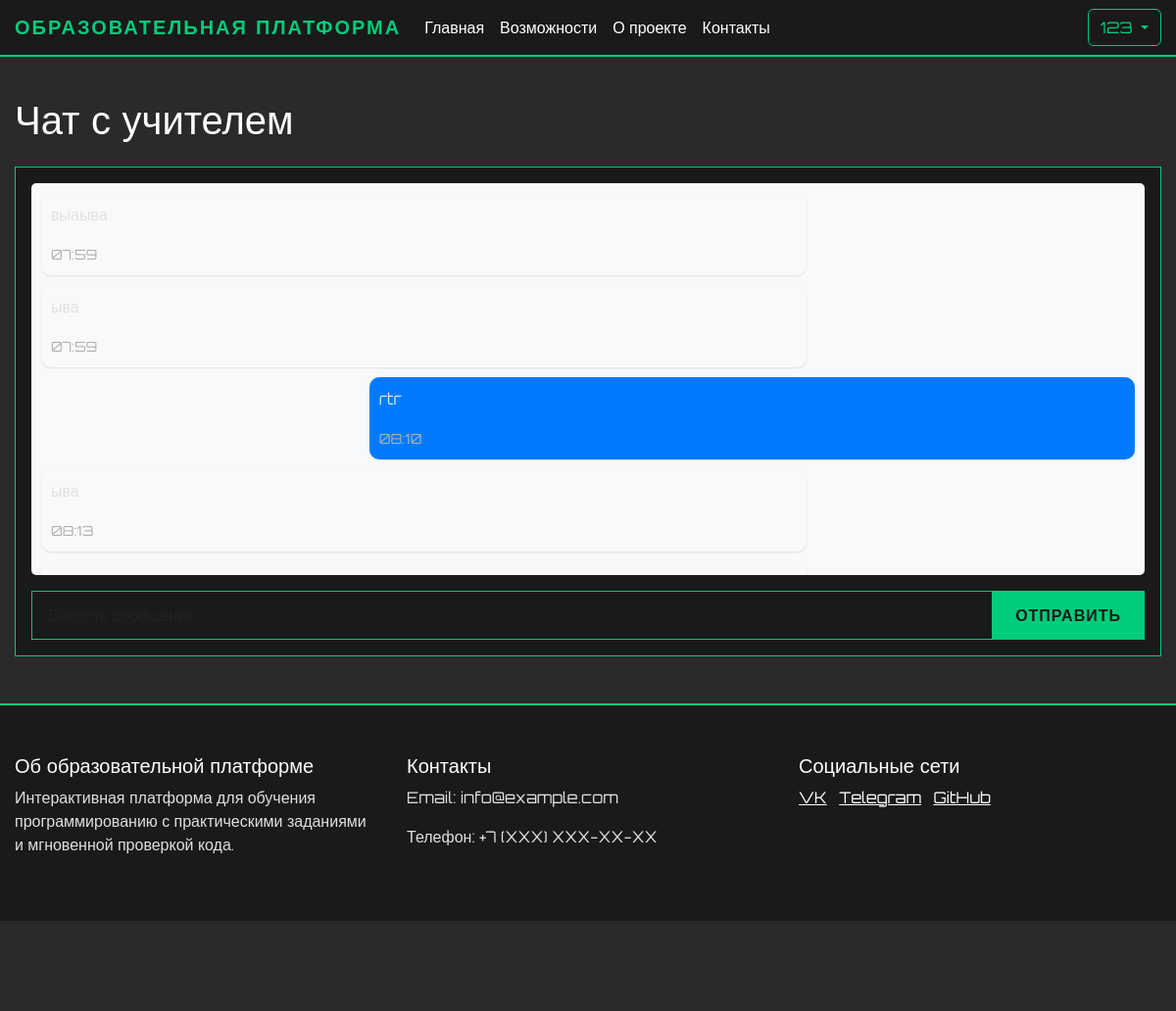
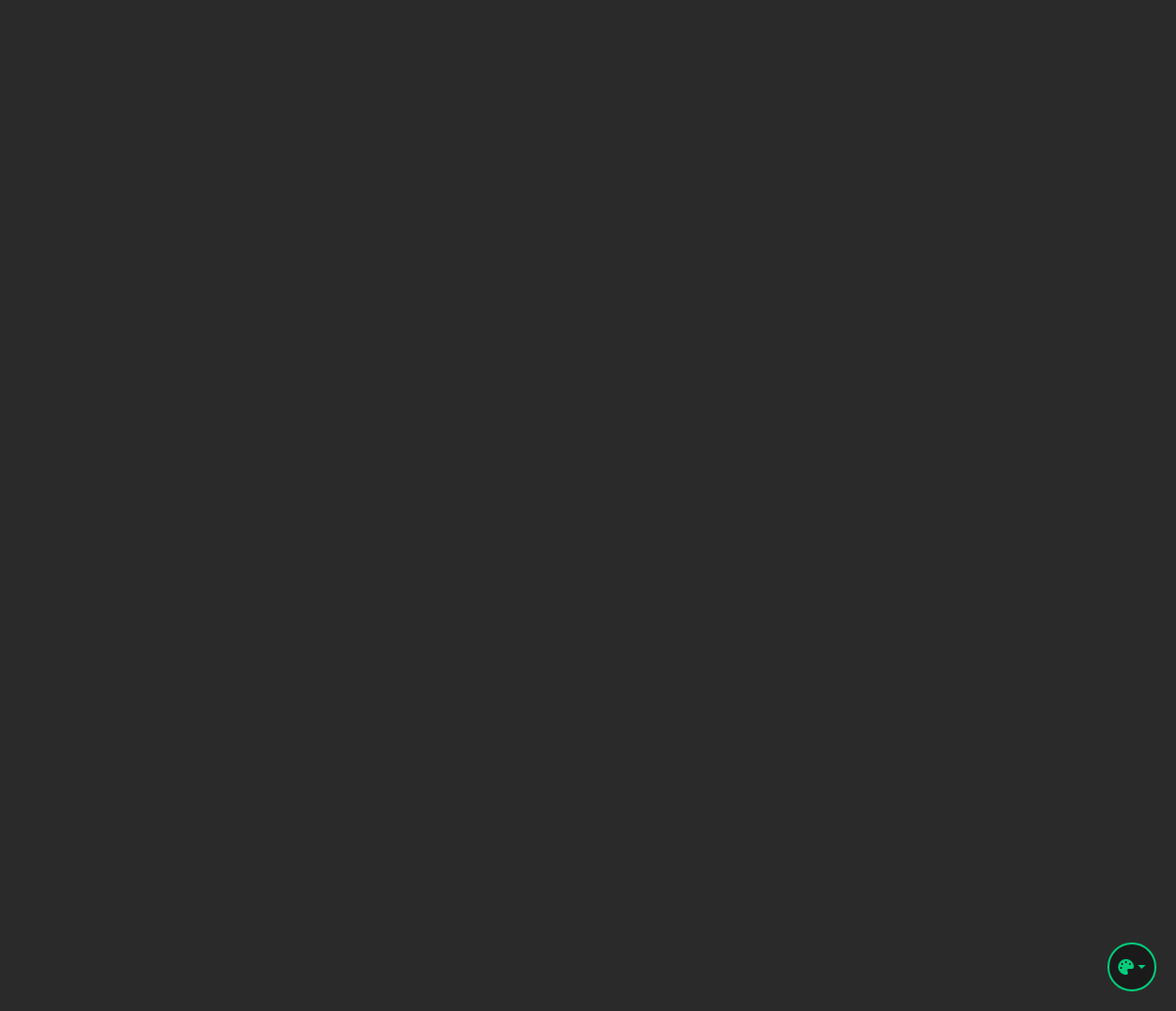
The app's page /chat (signed in) with its own data (2 pictures, top to bottom).
### app.py (models this page shows, shortened)
class User(UserMixin, db.Model):
    id = db.Column(db.Integer, primary_key=True)
    name = db.Column(db.String(100), nullable=False)
    username = db.Column(db.String(80), unique=True, nullable=False)
    email = db.Column(db.String(120), unique=True, nullable=False)
    password_hash = db.Column(db.String(128))
    is_admin = db.Column(db.Boolean, default=False)
    user_type = db.Column(db.String(20), default='student')  # student, teacher, admin
    created_by = db.Column(db.Integer, db.ForeignKey('user.id'), nullable=True)  # ID пользователя, создавшего этого пользователя
    created_at = db.Column(db.DateTime, default=db.func.now())
    last_login = db.Column(db.DateTime)
    is_active = db.Column(db.Boolean, default=True)
    progress = db.relationship('UserProgress', backref='user', lazy=True)
    ratings = db.relationship('UserRating', backref='user', lazy=True)
    created_users = db.relationship('User', backref=db.backref('creator', remote_side=[id]))
    def is_student(self):
        return self.user_type == 'student'

class ChatMessage(db.Model):
    id = db.Column(db.Integer, primary_key=True)
    sender_id = db.Column(db.Integer, db.ForeignKey('user.id'), nullable=False)
    receiver_id = db.Column(db.Integer, db.ForeignKey('user.id'), nullable=False)
    message = db.Column(db.Text, nullable=False)
    created_at = db.Column(db.DateTime, default=db.func.now())
    is_read = db.Column(db.Boolean, default=False)
    sender = db.relationship('User', foreign_keys=[sender_id], backref='sent_messages')
    receiver = db.relationship('User', foreign_keys=[receiver_id], backref='received_messages')

### app.py (the view)
@app.route('/chat')
@login_required
def chat():
    if current_user.is_student():
        teacher = User.query.get(current_user.created_by)
        if not teacher:
            flash('У вас нет назначенного учителя', 'warning')
            return redirect(url_for('student_dashboard'))
        messages = ChatMessage.query.filter(
            ((ChatMessage.sender_id == current_user.id) & (ChatMessage.receiver_id == teacher.id)) |
            ((ChatMessage.sender_id == teacher.id) & (ChatMessage.receiver_id == current_user.id))
        ).order_by(ChatMessage.created_at).all()
        for message in messages:
            if message.receiver_id == current_user.id and not message.is_read:
                message.is_read = True
        db.session.commit()
        return render_template('chat.html',
                             messages=messages,
                             teacher=teacher,
                             is_student=True)
    elif current_user.is_teacher():
        students = User.query.filter_by(created_by=current_user.id, user_type='student').all()
        return render_template('chat.html',
                             students=students,
                             is_student=False)
    return redirect(url_for('index'))

### app.py (called while the page is built)
@login_manager.user_loader
def load_user(user_id):
    return db.session.get(User, int(user_id))

### templates/chat.html (shortened to what this page needs)
{% extends "base.html" %}
{% block content %}
<div class="container mt-4">
    {% if is_student %}
        <h1 class="mb-4">Чат с учителем</h1>
        <div class="card">
            <div class="card-body">
                <div id="messages" class="messages mb-3" style="height: 400px; overflow-y: auto;">
                    {% for message in messages %}
                        <div class="message {% if message.sender_id == current_user.id %}sent{% else %}received{% endif %}">
                            <div class="message-content">
                                <p>{{ message.message }}</p>
                                <small class="text-muted">{{ message.created_at.strftime('%H:%M') }}</small>
                            </div>
                        </div>
                    {% endfor %}
                </div>
                <form id="message-form" class="mt-3">
                    <div class="input-group">
                        <input type="text" id="message-input" class="form-control" placeholder="Введите сообщение...">
                        <button type="submit" class="btn btn-primary">Отправить</button>
                    </div>
                </form>
            </div>
        </div>
    {% endif %}
</div>
{% endblock %}

### templates/base.html (shortened to what this page needs)
<!DOCTYPE html>
<html lang="ru">
<head>
    <link href="https://cdn.jsdelivr.net/npm/bootstrap@5.3.0/dist/css/bootstrap.min.css" rel="stylesheet">
    <link href="{{ url_for('static', filename='css/themes.css') }}" rel="stylesheet">
    <link href="{{ url_for('static', filename='css/base.css') }}" rel="stylesheet">
    <link href="{{ url_for('static', filename='css/components.css') }}" rel="stylesheet">
    <link href="{{ url_for('static', filename='css/forms.css') }}" rel="stylesheet">
    <link href="{{ url_for('static', filename='css/tables.css') }}" rel="stylesheet">
    <link href="{{ url_for('static', filename='css/layout.css') }}" rel="stylesheet">
</head>
<body>
    <nav class="navbar navbar-expand-lg navbar-dark">
        <div class="container">
            <a class="navbar-brand" href="{{ url_for('index') }}">Образовательная платформа</a>
            <div class="collapse navbar-collapse" id="navbarNav">
                <ul class="navbar-nav me-auto">
                    <li class="nav-item">
                        <a class="nav-link" href="{{ url_for('index') }}">Главная</a>
                    </li>
                    <li class="nav-item">
                        <a class="nav-link" href="/#features">Возможности</a>
                    </li>
                    <li class="nav-item">
                        <a class="nav-link" href="/#about">О проекте</a>
                    </li>
                    <li class="nav-item">
                        <a class="nav-link" href="/#contact">Контакты</a>
                    </li>
                </ul>
                <div class="d-flex">
                    {% if current_user.is_authenticated %}
                        <div class="dropdown">
                            <button class="btn btn-outline-light dropdown-toggle" type="button" id="userMenu" data-bs-toggle="dropdown">
                                {{ current_user.username }}
                            </button>
                        </div>
                    {% else %}
                        <a href="{{ url_for('login') }}" class="btn btn-outline-light me-2">Войти</a>
                    {% endif %}
                </div>
            </div>
        </div>
    </nav>
    {% block content %}{% endblock %}
    <footer class="footer mt-5">
        <div class="container">
            <div class="row">
                <div class="col-md-4">
                    <h5>Об образовательной платформе</h5>
                    <p>Интерактивная платформа для обучения программированию с практическими заданиями и мгновенной проверкой кода.</p>
                </div>
                <div class="col-md-4">
                    <h5>Контакты</h5>
                    <p>Email: info@example.com</p>
                    <p>Телефон: +7 (XXX) XXX-XX-XX</p>
                </div>
                <div class="col-md-4">
                    <h5>Социальные сети</h5>
                    <a href="#" class="text-white me-2">VK</a>
                    <a href="#" class="text-white me-2">Telegram</a>
                    <a href="#" class="text-white">GitHub</a>
                </div>
            </div>
        </div>
    </footer>
    <div class="theme-switch">
        <button class="btn dropdown-toggle" type="button" id="themeDropdown" data-bs-toggle="dropdown" aria-expanded="false">
            <i class="fa-solid fa-palette"></i>
        </button>
    </div>
    <link rel="stylesheet" href="https://cdnjs.cloudflare.com/ajax/libs/font-awesome/6.5.1/css/all.min.css">
</body>
</html>

### static/css/themes.css (style rules this page uses)
:root[data-theme="cyberpunk"] { --cyber-primary: #00cc7a; --cyber-secondary: #ff6600; --cyber-dark: #1a1a1a; --cyber-bg: #2a2a2a; --cyber-text: #e0e0e0; --cyber-text-light: #ffffff; --cyber-text-muted: #b0b0b0; --cyber-card-bg: #1a1a1a; --cyber-text-dark: #333333; --cyber-info: #ff00ff; }

### static/css/base.css (style rules this page uses)
body { font-family: 'Orbitron', sans-serif; background-color: var(--cyber-bg); color: var(--cyber-text); min-height: 100vh; display: flex; flex-direction: column; opacity: 0; transition: opacity 0.3s ease; }
body.theme-loaded { opacity: 1; }
h1, h2, h3, h4, h5, h6 { color: var(--cyber-text-light); }
p { color: var(--cyber-text); }
.text-white { color: var(--cyber-text-light) !important; }
.text-muted { color: var(--cyber-text-muted) !important; }
.navbar { background-color: var(--cyber-dark) !important; border-bottom: 2px solid var(--cyber-primary); }
.navbar-brand { color: var(--cyber-primary) !important; font-weight: 700; text-transform: uppercase; letter-spacing: 2px; }
.nav-link { color: var(--cyber-text-light) !important; transition: all 0.3s ease; }
.footer { background-color: var(--cyber-dark); border-top: 2px solid var(--cyber-primary); color: var(--cyber-text-light); padding: 50px 0; margin-top: auto; }

### static/css/components.css (style rules this page uses)
.card { background-color: var(--cyber-card-bg); border: 1px solid var(--cyber-primary); color: var(--cyber-text-light); }
.card-body { background-color: var(--cyber-card-bg); color: var(--cyber-text-light); }
.btn-outline-light { border-color: var(--cyber-primary); color: var(--cyber-primary); transition: all 0.3s ease; }

### static/css/forms.css (style rules this page uses)
.form-control { background-color: var(--cyber-card-bg); border: 1px solid var(--cyber-primary); color: var(--cyber-text-light); border-radius: 0; padding: 0.75rem 1rem; transition: all 0.3s ease; }

### static/css/layout.css (style rules this page uses)
.container { max-width: 1200px; margin: 0 auto; padding: 0 15px; }
.row { margin: 0 -15px; }
.col, [class*="col-"] { padding: 0 15px; }
.mt-3 { margin-top: 1rem; }
.mt-4 { margin-top: 1.5rem; }
.mt-5 { margin-top: 3rem; }
.mb-3 { margin-bottom: 1rem; }
.mb-4 { margin-bottom: 1.5rem; }
.d-flex { display: flex; }

### templates/chat.html (style rules this page uses)
.messages { padding: 10px; background-color: #f8f9fa; border-radius: 5px; }
.message { margin-bottom: 10px; max-width: 70%; }
.message.sent { margin-left: auto; }
.message.received { margin-right: auto; }
.message-content { padding: 10px; border-radius: 10px; background-color: #fff; box-shadow: 0 1px 2px rgba(0,0,0,0.1); }
.message.sent .message-content { background-color: #007bff; color: white; }
.message.received .message-content { background-color: #f8f9fa; }

### records on screen
User: username "123"
ChatMessage: message "выаыва", created_at "07:59"
ChatMessage: message "ыва", created_at "07:59"
ChatMessage: message "rtr", created_at "08:10"
ChatMessage: message "ыва", created_at "08:13"
